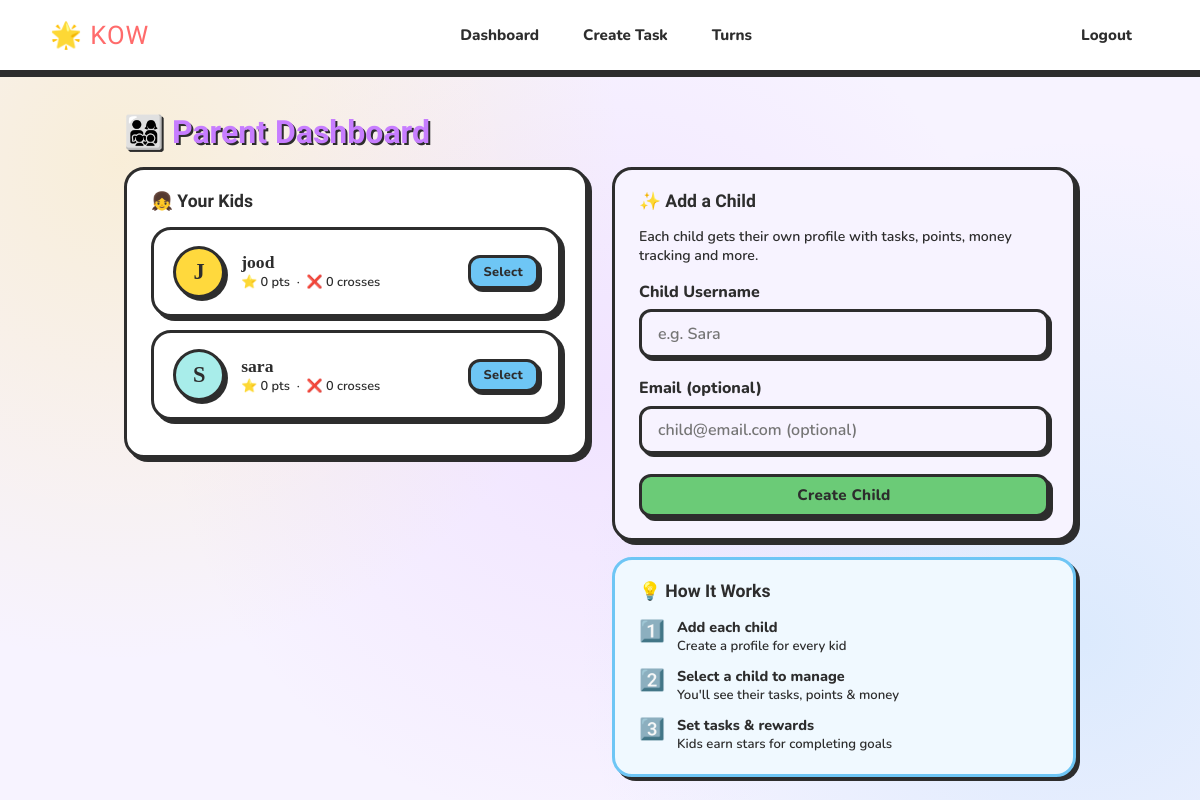
/parent (signed in), run on the app's committed database.
### app/models.py (models this page shows, shortened)
class User(db.Model, UserMixin):
    __tablename__ = 'user'
    id = db.Column(db.Integer, primary_key=True)
    username = db.Column(db.String(20), nullable=False)
    email = db.Column(db.String(120), unique=True, nullable=False)
    image_file = db.Column(db.String(20), nullable=False, default='default.jpg')
    password = db.Column(db.String(60), nullable=False)
    role = db.Column(db.String(10), nullable=False, default='child')  # 'parent' or 'child'
    parent_id = db.Column(db.Integer, db.ForeignKey('user.id'), nullable=True)
    points = db.Column(db.Integer, nullable=False, default=0)
    crosses = db.Column(db.Integer, nullable=False, default=0)
    tasks = db.relationship('Task', backref='user', lazy=True)
    __table_args__ = (
        db.UniqueConstraint('username', 'parent_id', name='unique_username_per_parent'),
    )

### app/routes.py (the view, shortened to what this page needs)
@app.route("/parent", methods=["GET", "POST"])
@login_required
def parent():
    if current_user.role != 'parent':
        flash('Parents only page.', 'danger')
        return redirect(url_for('home'))
    form = CreateChildForm()
    kids = User.query.filter_by(parent_id=current_user.id).all()
    selected_child_id = session.get('active_child_id')
    selected_child = next((k for k in kids if k.id == selected_child_id), None)
    return render_template('parent.html', kids=kids, form=form, selected_child=selected_child)

### app/forms.py (shortened to what this page needs)
class CreateChildForm(FlaskForm):
    username = StringField('Child Username', validators=[DataRequired(), Length(max=20)])
    email = StringField('Email (optional)', validators=[Optional(), Email()])
    submit = SubmitField('Create Child')

### app/models.py (called while the page is built)
@login_manager.user_loader
def load_user(user_id):
    return User.query.get(int(user_id))

### app/templates/parent.html (shortened to what this page needs)
<!DOCTYPE html>
<html lang="en">
<head>
  <link rel="stylesheet" href="{{ url_for('static', filename='kids.css') }}">
</head>
<body>
  <header class="site-header">
    <nav>
      <a class="navbar-brand" href="{{ url_for('parent') }}">🌟 KOW</a>
      <div class="navbar-nav mr-auto">
        <a class="nav-item" href="{{ url_for('parent') }}">Dashboard</a>
        <a class="nav-item" href="{{ url_for('parent_create_tasks') }}">Create Task</a>
        <a class="nav-item" href="{{ url_for('turns') }}">Turns</a>
      </div>
      <div class="navbar-nav">
        <a class="nav-item" href="{{ url_for('logout') }}">Logout</a>
      </div>
    </nav>
  </header>
  <main class="container">
    <h2>👨‍👩‍👧‍👦 Parent Dashboard</h2>
    <div class="two-col-layout">
      <div>
        <div class="section-card">
          <h3 class="section-title">👧 Your Kids</h3>
          {% if kids %}
            {% for k in kids %}
              {% set colors = ['ava-0','ava-1','ava-2','ava-3','ava-4','ava-5'] %}
              <div class="child-card">
                <div class="child-avatar {{ colors[loop.index0 % 6] }}">
                  {{ k.username[0].upper() }}
                </div>
                <div class="child-info">
                  <div class="child-name">{{ k.username }}</div>
                  <div class="child-meta">
                    ⭐ {{ k.points }} pts &nbsp;·&nbsp; ❌ {{ k.crosses }} crosses
                  </div>
                </div>
                <div class="child-actions">
                  <a href="{{ url_for('parent_select_child', child_id=k.id) }}"
                     class="btn btn-primary btn-sm">Select</a>
                </div>
              </div>
            {% endfor %}
          {% else %}
            <p class="empty-msg">No children added yet. Create one! 👉</p>
          {% endif %}
        </div>
      </div>
      <div>
        <div class="section-card form-card">
          <h3 class="section-title">✨ Add a Child</h3>
          <p style="font-size:0.88rem; color:var(--muted); font-weight:600; margin-bottom:1rem;">
            Each child gets their own profile with tasks, points, money tracking and more.
          </p>
          <form method="POST" action="{{ url_for('parent') }}">
            <div class="form-group">
              {{ form.username.label(class="form-control-label") }}
              {{ form.username(class="form-control", placeholder="e.g. Sara") }}
            </div>
            <div class="form-group">
              {{ form.email.label(class="form-control-label") }}
              {{ form.email(class="form-control", placeholder="child@email.com (optional)") }}
            </div>
            {{ form.submit(class="btn btn-success btn-block") }}
          </form>
        </div>
        <div class="section-card" style="background:#f0f9ff; border-color:var(--sky); margin-top:1rem;">
          <h3 class="section-title">💡 How It Works</h3>
          <div style="display:flex; flex-direction:column; gap:0.7rem;">
            <div style="display:flex; gap:0.75rem; align-items:flex-start;">
              <span style="font-size:1.3rem; flex-shrink:0;">1️⃣</span>
              <div>
                <div style="font-weight:800; font-size:0.9rem;">Add each child</div>
                <div style="font-size:0.82rem; color:var(--muted); font-weight:600;">Create a profile for every kid</div>
              </div>
            </div>
            <div style="display:flex; gap:0.75rem; align-items:flex-start;">
              <span style="font-size:1.3rem; flex-shrink:0;">2️⃣</span>
              <div>
                <div style="font-weight:800; font-size:0.9rem;">Select a child to manage</div>
                <div style="font-size:0.82rem; color:var(--muted); font-weight:600;">You'll see their tasks, points & money</div>
              </div>
            </div>
            <div style="display:flex; gap:0.75rem; align-items:flex-start;">
              <span style="font-size:1.3rem; flex-shrink:0;">3️⃣</span>
              <div>
                <div style="font-weight:800; font-size:0.9rem;">Set tasks & rewards</div>
                <div style="font-size:0.82rem; color:var(--muted); font-weight:600;">Kids earn stars for completing goals</div>
              </div>
            </div>
          </div>
        </div>
      </div>
    </div>
  </main>
</body>
</html>

### app/static/kids.css (style rules this page uses)
:root { --sky: #6EC6F5; --sun: #FFD93D; --grass: #6BCB77; --coral: #FF6B6B; --lavender: #C77DFF; --peach: #FFB347; --mint: #A8EDEA; --cloud: #FFFFFF; --ink: #2D2D2D; --soft: #F7F3FF; --shadow: 4px 4px 0px #2D2D2D; --shadow-lg: 6px 6px 0px #2D2D2D; --border: 3px solid #2D2D2D; --radius: 20px; --radius-sm: 12px; }
* { box-sizing: border-box; margin: 0; padding: 0; }
body { font-family: 'Nunito', sans-serif; background-color: var(--soft); background-image: radial-gradient(circle at 10% 20%, #FFD93D33 0%, transparent 40%), radial-gradient(circle at 90% 80%, #6EC6F533 0%, transparent 40%), radial-gradient(circle at 50% 50%, #C77DFF22 0%, transparent 60%); color: var(--ink); min-height: 100vh; }
.site-header { background: var(--cloud); border-bottom: var(--border); box-shadow: 0 4px 0 #2D2D2D; padding: 0 2rem; position: sticky; top: 0; z-index: 100; }
.site-header nav { display: flex; align-items: center; justify-content: space-between; max-width: 1100px; margin: 0 auto; height: 70px; }
.navbar-brand { font-family: 'Fredoka One', cursive; font-size: 1.6rem; color: var(--coral); text-decoration: none; letter-spacing: 1px; }
.navbar-nav { display: flex; align-items: center; gap: 0.5rem; }
.nav-item, .nav-link { font-family: 'Nunito', sans-serif; font-weight: 800; font-size: 0.95rem; text-decoration: none; color: var(--ink); padding: 0.4rem 1rem; border-radius: var(--radius-sm); border: 2.5px solid transparent; transition: all 0.15s ease; }
.container { max-width: 1000px; margin: 2.5rem auto; padding: 0 1.5rem; }
h2 { font-family: 'Fredoka One', cursive; font-size: 2rem; color: var(--lavender); text-shadow: 2px 2px 0 var(--ink); margin-bottom: 1rem; }
.btn { display: inline-block; font-family: 'Nunito', sans-serif; font-weight: 800; font-size: 0.95rem; padding: 0.55rem 1.3rem; border-radius: var(--radius-sm); border: var(--border); cursor: pointer; text-decoration: none; box-shadow: var(--shadow); transition: all 0.12s ease; letter-spacing: 0.3px; }
.btn-primary { background: var(--sky); color: var(--ink); }
.btn-success { background: var(--grass); color: var(--ink); }
.btn-block { display: block; width: 100%; text-align: center; }
.btn-sm { font-size: 0.8rem; padding: 0.3rem 0.8rem; box-shadow: 3px 3px 0 var(--ink); }
.form-group { margin-bottom: 1.2rem; }
.form-control-label { display: block; font-weight: 800; margin-bottom: 0.4rem; color: var(--ink); }
.form-control { width: 100%; padding: 0.65rem 1rem; border: var(--border); border-radius: var(--radius-sm); font-family: 'Nunito', sans-serif; font-size: 1rem; font-weight: 600; background: var(--soft); color: var(--ink); box-shadow: 3px 3px 0 #2D2D2D; outline: none; transition: box-shadow 0.15s ease; }
.two-col-layout { display: grid; grid-template-columns: 1fr 1fr; gap: 1.5rem; align-items: start; }
.section-card { background: var(--cloud); border: var(--border); border-radius: var(--radius); padding: 1.3rem 1.5rem; box-shadow: var(--shadow); }
.form-card { background: #F7F3FF; }
.section-title { font-family: 'Fredoka One', cursive; font-size: 1.1rem; margin-bottom: 1rem; color: var(--ink); }

### app/templates/parent.html (style rules this page uses)
.child-card { display: flex; align-items: center; justify-content: space-between; gap: 1rem; padding: 1rem 1.2rem; background: #fff; border: var(--border); border-radius: var(--radius); box-shadow: var(--shadow); margin-bottom: 0.85rem; transition: transform 0.15s; }
.child-avatar { width: 52px; height: 52px; border-radius: 50%; border: var(--border); background: var(--sun); display: flex; align-items: center; justify-content: center; font-family: 'Baloo 2', cursive; font-size: 1.4rem; font-weight: 800; box-shadow: 3px 3px 0 var(--ink); flex-shrink: 0; }
.child-info { flex: 1; }
.child-name { font-family: 'Baloo 2', cursive; font-size: 1.1rem; font-weight: 700; }
.child-meta { font-size: 0.8rem; font-weight: 600; color: var(--muted); }
.child-actions { display: flex; gap: 0.4rem; }
.ava-0 { background: var(--sun); }
.ava-1 { background: var(--mint); }

### data on the page
User: username "J", username "jood", points "0", crosses "0"
User: username "S", username "sara", points "0", crosses "0"
